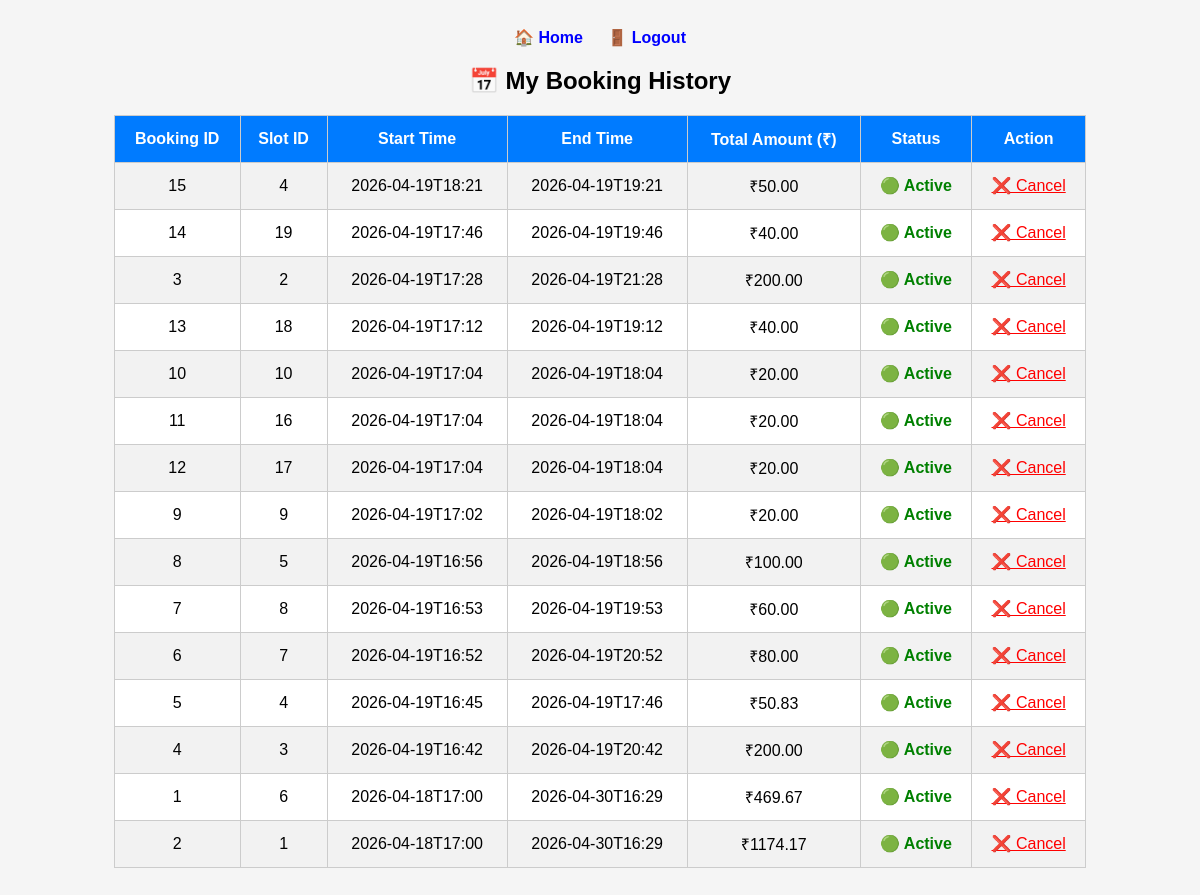
The app's page /my_bookings (signed in) with its own data.
### tables this page shows
CREATE TABLE bookings (
        id INTEGER PRIMARY KEY AUTOINCREMENT,
        user_id INTEGER,
        slot_id INTEGER,
        start_time TEXT,
        end_time TEXT,
        total_amount REAL,
        status TEXT
    );

CREATE TABLE slots (
        id INTEGER PRIMARY KEY AUTOINCREMENT,
        vehicle_type_id INTEGER
    );

### app.py (the view)
@app.route('/my_bookings')
def my_bookings():
    if 'user_id' not in session:
        return redirect('/login')
    conn = get_db_connection()
    bookings = conn.execute("""
    SELECT b.id, b.start_time, b.end_time, b.total_amount, s.id as slot_id
    FROM bookings b
    JOIN slots s ON b.slot_id = s.id
    WHERE b.user_id = ?
    ORDER BY b.start_time DESC
    """, (session['user_id'],)).fetchall()
    conn.close()
    bookings_list = []
    for b in bookings:
        start = datetime.strptime(b['start_time'], "%Y-%m-%dT%H:%M")
        end = datetime.strptime(b['end_time'], "%Y-%m-%dT%H:%M")
        bookings_list.append({
            "id": b['id'],
            "slot_id": b['slot_id'],
            "start_time": b['start_time'],
            "end_time": b['end_time'],
            "total_amount": b['total_amount'],
            "status": "Completed" if end < datetime.now() else "Active"
        })
    return render_template('bookings.html', bookings=bookings_list)

### models.py (called while the page is built)
def get_db_connection():
    conn = sqlite3.connect(Config.DATABASE)
    conn.row_factory = sqlite3.Row
    return conn

### templates/bookings.html (shortened to what this page needs)
<!DOCTYPE html>
<html>
<head>
</head>
<body>
<div class="nav">
    <a href="/">🏠 Home</a>
    <a href="/logout">🚪 Logout</a>
</div>
<h2>📅 My Booking History</h2>
{% if bookings %}
<table>
    <tr>
        <th>Booking ID</th>
        <th>Slot ID</th>
        <th>Start Time</th>
        <th>End Time</th>
        <th>Total Amount (₹)</th>
        <th>Status</th>
        <th>Action</th>
    </tr>
    {% for b in bookings %}
    <tr>
        <td>{{ b.id }}</td>
        <td>{{ b.slot_id }}</td>
        <td>{{ b.start_time }}</td>
        <td>{{ b.end_time }}</td>
        <td>₹{{ "%.2f"|format(b.total_amount) }}</td>
        <td>
            {% if b.status == "Completed" %}
                <span class="status-completed">✅ Completed</span>
            {% else %}
                <span class="status-active">🟢 Active</span>
            {% endif %}
        </td>
        <td>
            {% if b.status == "Active" %}
            <a href="/cancel/{{ b.id }}" style="color:red;">❌ Cancel</a>
            {% else %}
               -
             {% endif %}
        </td>
    </tr>
    {% endfor %}
</table>
{% else %}
<div class="empty">
    ❌ No bookings found <br><br>
    <a href="/">👉 Book your first parking slot</a>
</div>
{% endif %}
</body>
</html>

### templates/bookings.html (style rules this page uses)
body { font-family: Arial; background-color: #f5f5f5; padding: 20px; }
h2 { text-align: center; }
table { width: 85%; margin: auto; border-collapse: collapse; background: white; }
th, td { padding: 12px; border: 1px solid #ccc; text-align: center; }
th { background-color: #007bff; color: white; }
tr:nth-child(even) { background-color: #f2f2f2; }
.nav { text-align: center; margin-bottom: 20px; }
.nav a { margin: 0 10px; text-decoration: none; color: blue; font-weight: bold; }
.status-active { color: green; font-weight: bold; }

### records on screen
bookings: id "15", slot_id "4", start_time "2026-04-19T18:21", end_time "2026-04-19T19:21", total_amount "50.00"
bookings: id "14", slot_id "19", start_time "2026-04-19T17:46", end_time "2026-04-19T19:46", total_amount "40.00"
bookings: id "3", slot_id "2", start_time "2026-04-19T17:28", end_time "2026-04-19T21:28", total_amount "200.00"
bookings: id "13", slot_id "18", start_time "2026-04-19T17:12", end_time "2026-04-19T19:12", total_amount "40.00"
bookings: id "10", slot_id "10", start_time "2026-04-19T17:04", end_time "2026-04-19T18:04", total_amount "20.00"
bookings: id "11", slot_id "16", start_time "2026-04-19T17:04", end_time "2026-04-19T18:04", total_amount "20.00"
bookings: id "12", slot_id "17", start_time "2026-04-19T17:04", end_time "2026-04-19T18:04", total_amount "20.00"
bookings: id "9", slot_id "9", start_time "2026-04-19T17:02", end_time "2026-04-19T18:02", total_amount "20.00"
bookings: id "8", slot_id "5", start_time "2026-04-19T16:56", end_time "2026-04-19T18:56", total_amount "100.00"
bookings: id "7", slot_id "8", start_time "2026-04-19T16:53", end_time "2026-04-19T19:53", total_amount "60.00"
bookings: id "6", slot_id "7", start_time "2026-04-19T16:52", end_time "2026-04-19T20:52", total_amount "80.00"
bookings: id "5", slot_id "4", start_time "2026-04-19T16:45", end_time "2026-04-19T17:46", total_amount "50.83"
bookings: id "4", slot_id "3", start_time "2026-04-19T16:42", end_time "2026-04-19T20:42", total_amount "200.00"
bookings: id "1", slot_id "6", start_time "2026-04-18T17:00", end_time "2026-04-30T16:29", total_amount "469.67"
bookings: id "2", slot_id "1", start_time "2026-04-18T17:00", end_time "2026-04-30T16:29", total_amount "1174.17"
